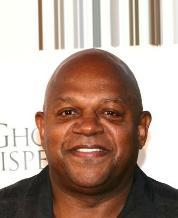
#> input picture 19_inpaint_pt1/Image-Inpainting/3.jpg, 178 x 218 px
$ python inpaint.py 3.jpg
#> lines starting #> are read from the running program, lines starting #| are printed output that depends on the picture; after the words box and inside, x2 and y2 are one past the last pixel; in counts of white or black regions, pixels touching at a corner belong together; pictures that were not available may be replaced by others from this repository, and a replacement may not be noted
import numpy as np
import cv2 as cv
import sys

# OpenCV Utility Class for Mouse Handling
class Sketcher:
    def __init__(self, windowname, dests, colors_func):
        self.prev_pt = None
        self.windowname = windowname
        self.dests = dests
        self.colors_func = colors_func
        self.dirty = False
        self.show()
        cv.setMouseCallback(self.windowname, self.on_mouse)

    def show(self):
        cv.imshow(self.windowname, self.dests[0])
        cv.imshow(self.windowname + ": mask", self.dests[1])

    # onMouse function for Mouse Handling
    def on_mouse(self, event, x, y, flags, param):
        pt = (x, y)
        if event == cv.EVENT_LBUTTONDOWN:
            self.prev_pt = pt
        elif event == cv.EVENT_LBUTTONUP:
            self.prev_pt = None

        if self.prev_pt and flags & cv.EVENT_FLAG_LBUTTON:
            for dst, color in zip(self.dests, self.colors_func()):
                cv.line(dst, self.prev_pt, pt, color, 25)
            self.dirty = True
            self.prev_pt = pt
            self.show()


def main():

    print("Usage: python inpaint <image_path>")
    print("Keys: ")
    print("t - inpaint using FMM")
    print("n - inpaint using NS technique")
    print("r - reset the inpainting mask")
    print("ESC - exit")

    # Read image in color mode
    img = cv.imread(sys.argv[1], cv.IMREAD_COLOR)
#> img is the input picture: shape (218, 178, 3); mean B, G, R 143.6, 155.8, 178.2

    # If image is not read properly, return error
    if img is None:
        print('Failed to load image file: {}'.format(args["image"]))
        return

    # Create a copy of original image
    img_mask = img.copy()
    # Create a black copy of original image
    # Acts as a mask
    inpaintMask = np.zeros(img.shape[:2], np.uint8)
    # Create sketch using OpenCV Utility Class: Sketcher
    sketch = Sketcher('image', [img_mask, inpaintMask], lambda : ((255, 255, 255), 255))
#> in __init__, `self.dests = dests`: self.dests = 2 items

    while True:
        ch = cv.waitKey()
#> (key Esc is pressed here)
        if ch == 27:
            break
        if ch == ord('t'):
            # Use Algorithm proposed by Alexendra Telea: Fast Marching Method (2004)
            # Reference: https://pdfs.semanticscholar.org/622d/5f432e515da69f8f220fb92b17c8426d0427.pdf
            res = cv.inpaint(src=img_mask, inpaintMask=inpaintMask, inpaintRadius=3, flags=cv.INPAINT_TELEA)
            cv.imshow('Inpaint Output using FMM', res)
        if ch == ord('n'):
            # Use Algorithm proposed by Bertalmio, Marcelo, Andrea L. Bertozzi, and Guillermo Sapiro: Navier-Stokes, Fluid Dynamics, and Image and Video Inpainting (2001)
            res = cv.inpaint(src=img_mask, inpaintMask=inpaintMask, inpaintRadius=3, flags=cv.INPAINT_NS)
            cv.imwrite('1_mask.jpg', img_mask)
            cv.imshow('Inpaint Output using NS Technique', res)
        if ch == ord('r'):
            img_mask[:] = img
            inpaintMask[:] = 0
            sketch.show()

    print('Completed')


if __name__ == '__main__':
    main()
    mask = cv.imread('1_mask.jpg', 0)
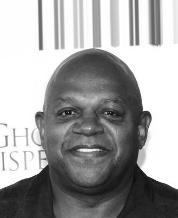
#> mask: shape (218, 178); min 4, max 255, mean 161.2
    _, mask = cv.threshold(mask, 250, 255, cv.THRESH_BINARY)
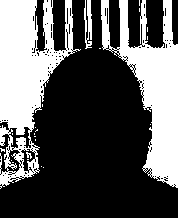
#> mask: shape (218, 178); 35.3% white; 24 white regions (20 under 20 px), largest, box (x1, y1, x2, y2) and area: (0, 0, 81, 189) 7184, (101, 0, 178, 188) 6186, (84, 0, 92, 49) 255, (26, 152, 32, 159) 22
#> (the run stopped early here; a loop or call above may not have finished)

$ run again, on 19_inpaint_pt1/Image-Inpainting/4.jpg
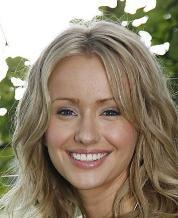
#> input picture 19_inpaint_pt1/Image-Inpainting/4.jpg, 178 x 218 px
#> in main, img is the input picture: shape (218, 178, 3); mean B, G, R 111.7, 132.4, 145.9
#> self.dests = 2 items
#> `mask = cv.imread('1_mask.jpg', 0)`:
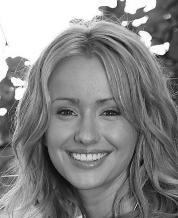
#> mask: shape (218, 178); min 0, max 255, mean 134.1
#> `_, mask = cv.threshold(mask, 250, 255, cv.THRESH_BINARY)`:
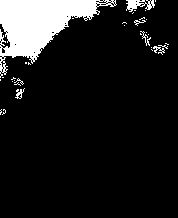
#> mask: shape (218, 178); 11.2% white; 33 white regions (27 under 20 px), largest, box (x1, y1, x2, y2) and area: (0, 0, 117, 78) 3874, (126, 0, 155, 12) 189, (15, 88, 25, 99) 47, (153, 46, 165, 55) 45, (140, 31, 151, 46) 42, (134, 20, 146, 26) 26
